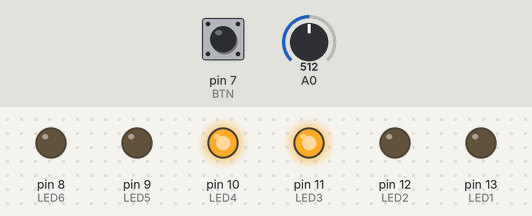
A sketch run on a simulated Arduino Uno, built with avr-gcc and run on an emulated ATmega328P. Shown: output pins drawn as LEDs (lit = HIGH). Dashed ring = blinking. The test bench sets the inputs (shaded band); at power-on: A0 = 512, pin 7 (BTN) HIGH. What the sketch prints to the serial monitor is not drawn.

Above: at 0.75 s.
1.3 s: A0 set to 0
At 1.7 s:
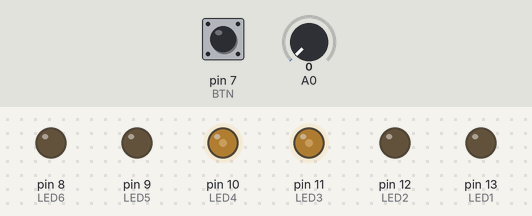
4.3 s: A0 set to 306
At 5.0 s:
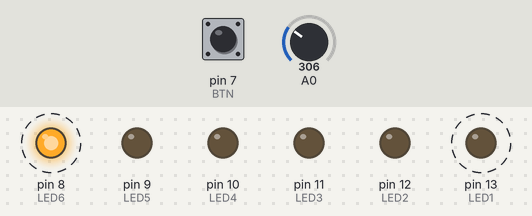
7.3 s: A0 set to 0
10.3 s: pin 7 (BTN) pulled LOW for 0.15 s
13.4 s: pin 7 (BTN) pulled LOW for 1 s
At 14.55 s:
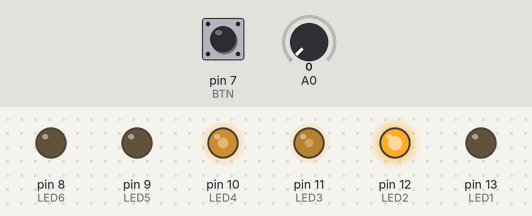
17.4 s: A0 set to 511
At 17.56 s:
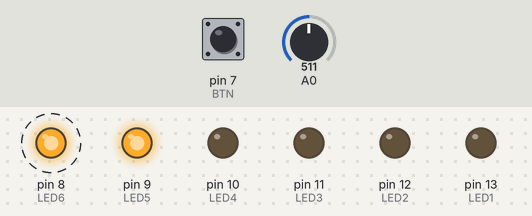
Timing chart, 0 to 21.4 s (numbered marks = the images above; inputs shaded):
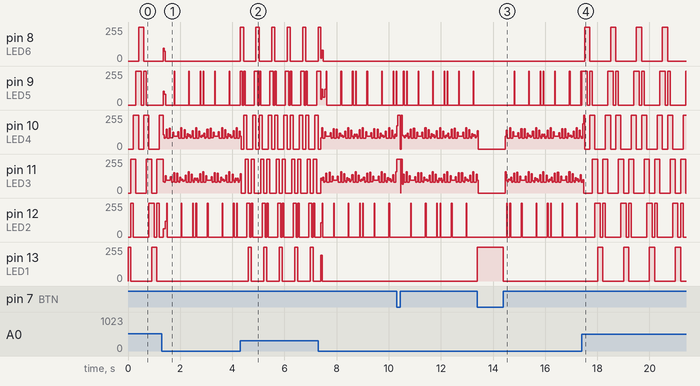

The sketch:

7.4.ino
```cpp
// C++ code
const int LED1 = 13;
const int LED2 = 12;
const int LED3 = 11;
const int LED4 = 10;
const int LED5 = 9;
const int LED6 = 8;
const int BTN = 7;

int pos = 0;
int countvalue = 1;
bool up = true;

void setup()
{
  Serial.begin(9600);
  pinMode(LED1, OUTPUT);
  pinMode(LED2, OUTPUT);
  pinMode(LED3, OUTPUT);
  pinMode(LED4, OUTPUT);
  pinMode(LED5, OUTPUT);
  pinMode(LED6, OUTPUT);
  pinMode(BTN, INPUT_PULLUP);
}

void loop()
{
  int value = analogRead(0);
  Serial.println(value);
  int new_delay = map(value, 1, 1023, 0, 200);
  Serial.println(new_delay);

  int LEDS[] = {LED1, LED2, LED3, LED4, LED5, LED6};

  print_pattern(LEDS);

  delay(new_delay);
}

void disableleds(){
  digitalWrite(LED1, LOW);
  digitalWrite(LED2, LOW);
  digitalWrite(LED3, LOW);
  digitalWrite(LED4, LOW);
  digitalWrite(LED5, LOW);
  digitalWrite(LED6, LOW);
}

void print_pattern(int LEDS[]){
    if (digitalRead(BTN) != LOW){
		  disableleds();

      digitalWrite(LEDS[pos], HIGH);

      if(pos != 5 && pos != 0){
      	digitalWrite(LEDS[pos+countvalue], HIGH);
      }

      if(pos == 5){
         countvalue = -1;
         up = false;
      }
      else if(pos == 0){
         countvalue = 1;
         up = true;
      }

      if(up == true){
         pos++;
      }
      else {
         pos--;
      }
    }
}	
```

Measured:
- after the input at 1.3 s, pin 13 (LED1): stops changing and stays 0/255
- after the input at 4.3 s, pin 8 (LED6): alternates 255/255 for 0.12 s and 0/255 for 0.48 s, starting at once; pin 13 (LED1): alternates 255/255 for 0.12 s and 0/255 for 0.48 s, starting after 0.31 s
- after the input at 10.3 s, pin 8 (LED6): stays 0/255 (without the input it goes to 255/255 after 3.1 s); pin 13 (LED1): 0/255 → 255/255 after 3.1 s
- after the input at 13.4 s, pin 13 (LED1): 255/255 → 0/255 after 1.0 s instead of 0.00 s
- after the input at 17.4 s, pin 8 (LED6): alternates 255/255 for 0.20 s and 0/255 for 0.80 s, starting after 0.11 s; pin 13 (LED1): alternates 255/255 for 0.20 s and 0/255 for 0.80 s, starting after 0.61 s
- by itself, pin 9 (LED5), pin 12 (LED2): repeats every 1.0 s: 0/255 0.10 s, 255/255 0.10 s, 0/255 0.60 s, 255/255 0.20 s
- by itself, pin 11 (LED3): repeats every 0.93 s: 0/255 0.34 s, 255/255 0.20 s, 0/255 0.20 s, 255/255 0.20 s
